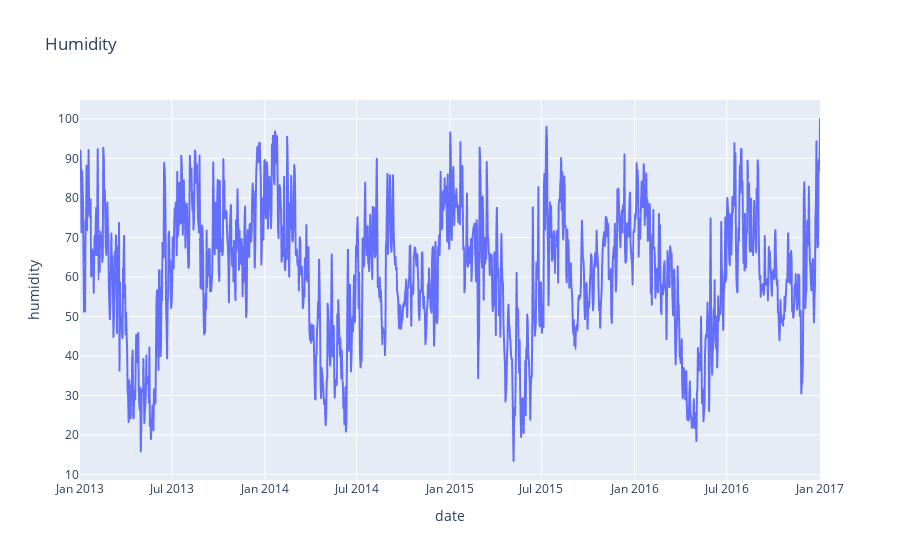

Source (notebook cell):
### Code cell
# plot humidity
fig = px.line(df_train, x=df_train.index, y="humidity", title='Humidity')
fig.show()

### Figure 1 — Plotly figure (JSON) as saved in the notebook; plotly's stock layout.template omitted (floating-point values rounded to 4 significant figures; data arrays with more than 128 entries replaced by an {"elided": "..."} marker saying what was removed)
{"data": [{"hovertemplate": "date=%{x}<br>humidity=%{y}<extra></extra>", "legendgroup": "", "line": {"color": "#636efa", "dash": "solid"}, "mode": "lines", "name": "", "showlegend": false, "type": "scattergl", "x": {"elided": "1462 str values"}, "xaxis": "x", "y": {"elided": "1462 float values"}, "yaxis": "y"}], "layout": {"legend": {"tracegroupgap": 0}, "title": {"text": "Humidity"}, "xaxis": {"anchor": "y", "domain": [0, 1], "title": {"text": "date"}}, "yaxis": {"anchor": "x", "domain": [0, 1], "title": {"text": "humidity"}}}}
